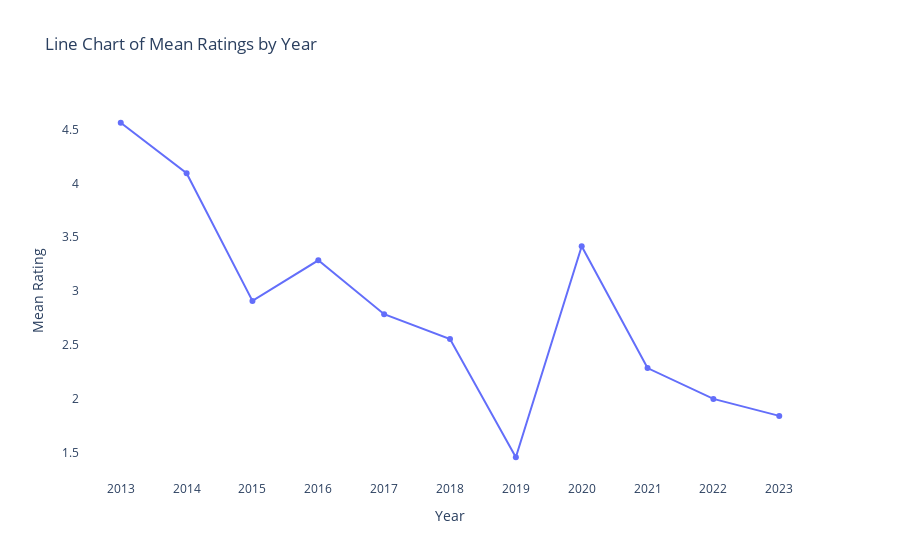

Notebook code for this chart:
### Code cell
mean_ratings = df.groupby(["year"])['rating'].mean().reset_index()

# Create a visually pleasing line chart using Plotly Express
fig = px.line(mean_ratings, x="year", y="rating", markers=True, line_shape='linear',
              labels={"year": "Year", "rating": "Mean Rating"},
              title="Line Chart of Mean Ratings by Year")

# Customize the layout (optional)
fig.update_layout(
    xaxis_title="Year",
    yaxis_title="Mean Rating",
    xaxis=dict(showgrid=True),
    yaxis=dict(showgrid=True),
    plot_bgcolor='white',
)

# Show the plot
fig.show()

### Figure 1 — Plotly figure (JSON) as saved in the notebook; plotly's stock layout.template omitted (floating-point values rounded to 4 significant figures)
{"data": [{"hovertemplate": "Year=%{x}<br>Mean Rating=%{y}<extra></extra>", "legendgroup": "", "line": {"color": "#636efa", "dash": "solid", "shape": "linear"}, "marker": {"symbol": "circle"}, "mode": "markers+lines", "name": "", "orientation": "v", "showlegend": false, "type": "scatter", "x": ["2013", "2014", "2015", "2016", "2017", "2018", "2019", "2020", "2021", "2022", "2023"], "xaxis": "x", "y": [4.562, 4.094, 2.909, 3.286, 2.786, 2.556, 1.458, 3.417, 2.286, 2, 1.842], "yaxis": "y"}], "layout": {"legend": {"tracegroupgap": 0}, "plot_bgcolor": "white", "title": {"text": "Line Chart of Mean Ratings by Year"}, "xaxis": {"anchor": "y", "domain": [0, 1], "showgrid": true, "title": {"text": "Year"}}, "yaxis": {"anchor": "x", "domain": [0, 1], "showgrid": true, "title": {"text": "Mean Rating"}}}}
